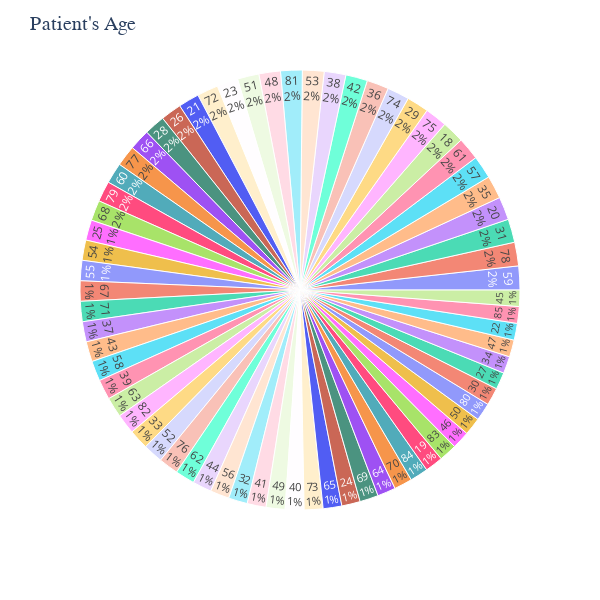
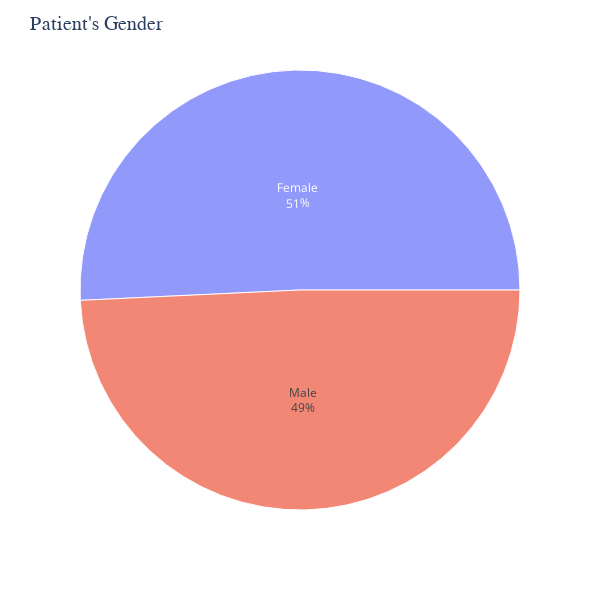
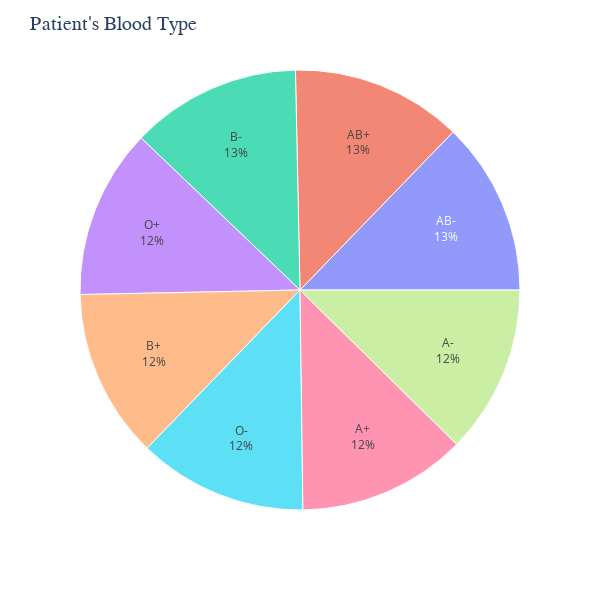
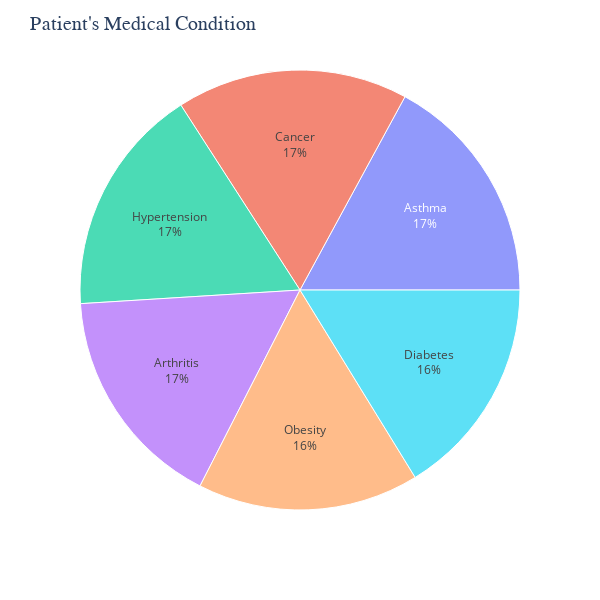

Write notebook code for charts like these, in order.
### Code cell
feats = ["Age", "Gender", "Blood Type", "Medical Condition", "Insurance Provider", "Admission Type", "Medication", "Test Results"]
for i, col in enumerate(feats, 1):
    fig = px.sunburst(df, path = [col])
    fig.update_traces(textinfo = "label + percent parent")
    fig.update_layout(title_text = f"Patient's {col}",
                     titlefont = {'size' : 20, 'family' : 'Times new roman'},
                     width = 600, height = 600)
    fig.show()

### Figure 1 — Plotly figure (JSON) as saved in the notebook; plotly's stock layout.template omitted (floating-point values rounded to 4 significant figures)
{"data": [{"branchvalues": "total", "domain": {"x": [0, 1], "y": [0, 1]}, "hovertemplate": "labels=%{label}<br>count=%{value}<br>parent=%{parent}<br>id=%{id}<extra></extra>", "ids": ["18", "19", "20", "21", "22", "23", "24", "25", "26", "27", "28", "29", "30", "31", "32", "33", "34", "35", "36", "37", "38", "39", "40", "41", "42", "43", "44", "45", "46", "47", "48", "49", "50", "51", "52", "53", "54", "55", "56", "57", "58", "59", "60", "61", "62", "63", "64", "65", "66", "67", "68", "69", "70", "71", "72", "73", "74", "75", "76", "77", "78", "79", "80", "81", "82", "83", "84", "85"], "labels": ["18", "19", "20", "21", "22", "23", "24", "25", "26", "27", "28", "29", "30", "31", "32", "33", "34", "35", "36", "37", "38", "39", "40", "41", "42", "43", "44", "45", "46", "47", "48", "49", "50", "51", "52", "53", "54", "55", "56", "57", "58", "59", "60", "61", "62", "63", "64", "65", "66", "67", "68", "69", "70", "71", "72", "73", "74", "75", "76", "77", "78", "79", "80", "81", "82", "83", "84", "85"], "name": "", "parents": ["", "", "", "", "", "", "", "", "", "", "", "", "", "", "", "", "", "", "", "", "", "", "", "", "", "", "", "", "", "", "", "", "", "", "", "", "", "", "", "", "", "", "", "", "", "", "", "", "", "", "", "", "", "", "", "", "", "", "", "", "", "", "", "", "", "", "", ""], "textinfo": "label+percent parent", "type": "sunburst", "values": [164, 132, 169, 153, 123, 155, 136, 149, 153, 125, 153, 162, 129, 172, 139, 146, 125, 169, 161, 148, 159, 147, 138, 139, 160, 148, 140, 120, 130, 125, 158, 139, 130, 158, 145, 159, 149, 149, 140, 168, 148, 175, 152, 166, 143, 147, 134, 137, 153, 149, 150, 136, 133, 149, 155, 138, 162, 163, 145, 153, 174, 151, 130, 159, 147, 131, 133, 123]}], "layout": {"height": 600, "legend": {"tracegroupgap": 0}, "margin": {"t": 60}, "title": {"font": {"family": "Times new roman", "size": 20}, "text": "Patient's Age"}, "width": 600}}

### Figure 2 — Plotly figure (JSON) as saved in the notebook; plotly's stock layout.template omitted (floating-point values rounded to 4 significant figures)
{"data": [{"branchvalues": "total", "domain": {"x": [0, 1], "y": [0, 1]}, "hovertemplate": "labels=%{label}<br>count=%{value}<br>parent=%{parent}<br>id=%{id}<extra></extra>", "ids": ["Female", "Male"], "labels": ["Female", "Male"], "name": "", "parents": ["", ""], "textinfo": "label+percent parent", "type": "sunburst", "values": [5075, 4925]}], "layout": {"height": 600, "legend": {"tracegroupgap": 0}, "margin": {"t": 60}, "title": {"font": {"family": "Times new roman", "size": 20}, "text": "Patient's Gender"}, "width": 600}}

### Figure 3 — Plotly figure (JSON) as saved in the notebook; plotly's stock layout.template omitted (floating-point values rounded to 4 significant figures)
{"data": [{"branchvalues": "total", "domain": {"x": [0, 1], "y": [0, 1]}, "hovertemplate": "labels=%{label}<br>count=%{value}<br>parent=%{parent}<br>id=%{id}<extra></extra>", "ids": ["A+", "A-", "AB+", "AB-", "B+", "B-", "O+", "O-"], "labels": ["A+", "A-", "AB+", "AB-", "B+", "B-", "O+", "O-"], "name": "", "parents": ["", "", "", "", "", "", "", ""], "textinfo": "label+percent parent", "type": "sunburst", "values": [1241, 1238, 1258, 1275, 1244, 1252, 1248, 1244]}], "layout": {"height": 600, "legend": {"tracegroupgap": 0}, "margin": {"t": 60}, "title": {"font": {"family": "Times new roman", "size": 20}, "text": "Patient's Blood Type"}, "width": 600}}

### Figure 4 — Plotly figure (JSON) as saved in the notebook; plotly's stock layout.template omitted (floating-point values rounded to 4 significant figures)
{"data": [{"branchvalues": "total", "domain": {"x": [0, 1], "y": [0, 1]}, "hovertemplate": "labels=%{label}<br>count=%{value}<br>parent=%{parent}<br>id=%{id}<extra></extra>", "ids": ["Arthritis", "Asthma", "Cancer", "Diabetes", "Hypertension", "Obesity"], "labels": ["Arthritis", "Asthma", "Cancer", "Diabetes", "Hypertension", "Obesity"], "name": "", "parents": ["", "", "", "", "", ""], "textinfo": "label+percent parent", "type": "sunburst", "values": [1650, 1708, 1703, 1623, 1688, 1628]}], "layout": {"height": 600, "legend": {"tracegroupgap": 0}, "margin": {"t": 60}, "title": {"font": {"family": "Times new roman", "size": 20}, "text": "Patient's Medical Condition"}, "width": 600}}
